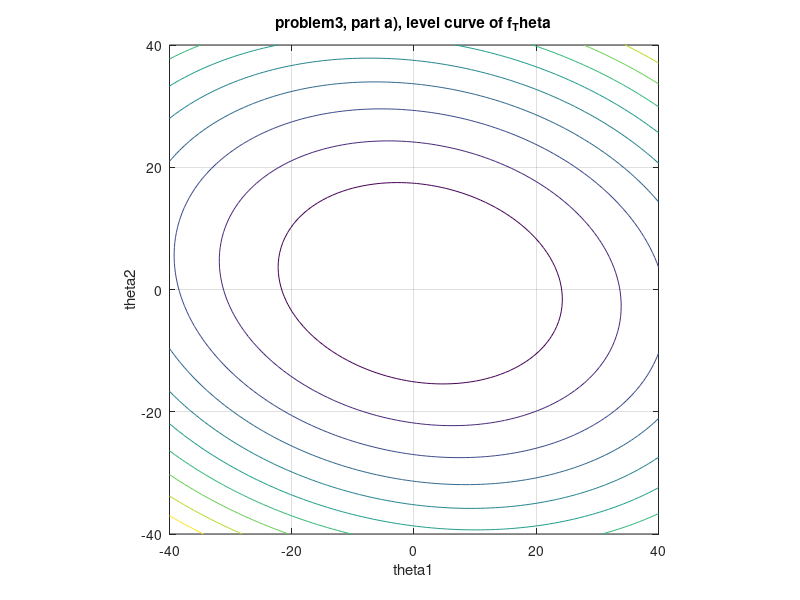
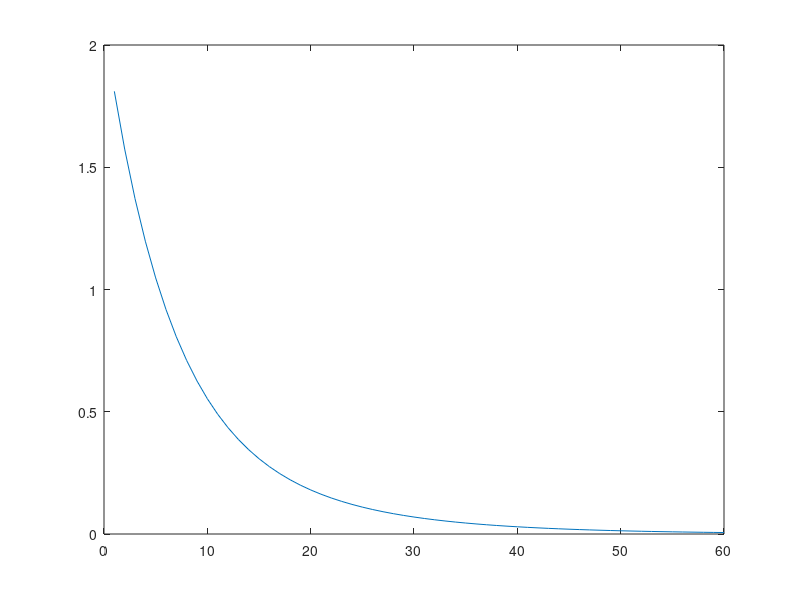

These charts were generated, in order, by the following MATLAB code:
%%%%%%%%%%%%%%%%%%%%%%%%%%%%%%%  part a) %%%%%%%%%%%%%%%%%%%%%%%%%%%%

%loading the dataset
dataset =csvread('dataset1.csv',0,0);
m = size(dataset,1);

%get  (x, y) pairs
x = dataset(:,1:2);
y = dataset(:,3);

%create grid for theta1 and theta2
theta1=linspace(-40,40);
theta2=linspace(-40,40);

[Theta1,Theta2]=meshgrid(theta1,theta2);
f_Theta = zeros(size(Theta1));

% plug into LMS function
for i=1:m
    f_Theta = f_Theta+( x(i,1).*Theta1 + x(i,2).*Theta2 - y(i,1) ).^2 ;
end
f_Theta=(1/(2*m)).*f_Theta;

% organize the plot
contour(Theta1, Theta2, f_Theta);
grid on
axis equal
axis tight
xlabel('theta1');
ylabel('theta2');
title('problem3, part a), level curve of f_Theta');

%%%%%%%%%%%%%%%%%%%%%%%%%%%%%%%  part b) %%%%%%%%%%%%%%%%%%%%%%%%%%%%
ThetaHat = ((x.'*x)^(-1))*x.'*y;
display(ThetaHat);

%%%%%%%%%%%%%%%%%%%%%%%%%%%%%%%  part c) %%%%%%%%%%%%%%%%%%%%%%%%%%%%
steps = 60;
fK001 = zeros(1,steps);
nk01 = 0.01;
ThetaGD = zeros(size(dataset,2)-1,1); % k=0
for k=1:steps
     ThetaGD = ThetaGD - (nk01 / m) * x.'*(x*ThetaGD-y);
     fK001(:,k) = norm(ThetaGD - ThetaHat)^2;
end

% steps = 20;
% fK01= zeros(1,steps);
% nk1 = 0.1;
% ThetaGD = zeros(size(dataset,2)-1,1); % k=0
% for k=1:steps
%      ThetaGD = ThetaGD - (nk1 / m) * x.'*(x*ThetaGD-y);
%      fK01(:,k) = norm(ThetaGD - ThetaHat)^2;
% end
% 
% steps = 10;
% fK05= zeros(1,steps);
% nk5 = 0.5;
% ThetaGD = zeros(size(dataset,2)-1,1); % k=0
% for k=1:steps
%      ThetaGD = ThetaGD - (nk5 / m) * x.'*(x*ThetaGD-y);
%      fK05(:,k) = norm(ThetaGD - ThetaHat)^2;
% end
% 
% steps = 10;
% fK10= zeros(1,steps);
% nk10 = 1;
% ThetaGD = zeros(size(dataset,2)-1,1); % k=0
% for k=1:steps
%      ThetaGD = ThetaGD - (nk10 / m) * x.'*(x*ThetaGD-y);
%      fK10(:,k) = norm(ThetaGD - ThetaHat)^2;
% end
% 
% steps = 10;
% fK100= zeros(1,steps);
% nk100 = 10;
% ThetaGD = zeros(size(dataset,2)-1,1); % k=0
% for k=1:steps
%      ThetaGD = ThetaGD - (nk100 / m) * x.'*(x*ThetaGD-y);
%      fK100(:,k) = norm(ThetaGD - ThetaHat)^2;
% end

figure;
plot(fK001);

% figure;
% plot(fK01);
% 
% figure;
% plot(fK05);
% 
% figure;
% plot(fK10);
% 
% figure;
% plot(fK100);
% 
% display(fK05);
%%%%%%%%%%%%%%%%%%%%%%%%%%%%%%%  part d) %%%%%%%%%%%%%%%%%%%%%%%%%%%%
v1=var(x(:,1));
v2=var(x(:,2));

xn = [x(:,1) ./ v1,x(:,2) ./ v2];

%create grid for theta1 and theta2
theta1=linspace(-40,40);
theta2=linspace(-40,40);

[Theta1,Theta2]=meshgrid(theta1,theta2);
f_Theta = zeros(size(Theta1));

